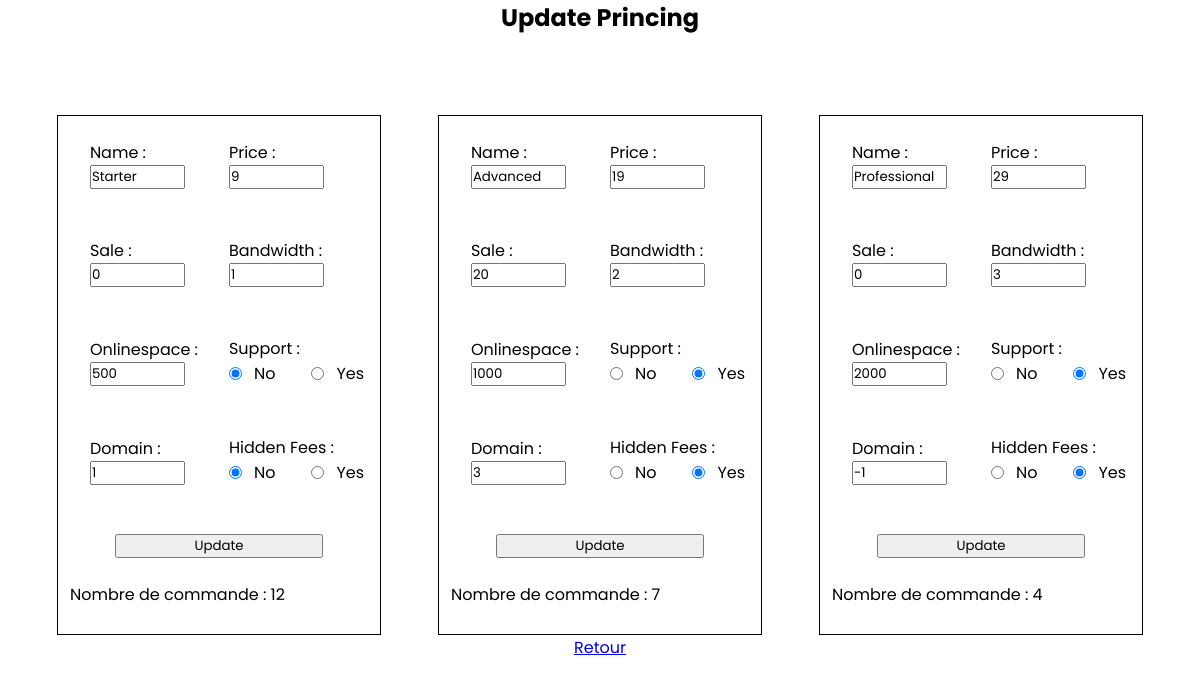
The app's page /admin.php with its own data.
### tables this page shows
CREATE TABLE IF NOT EXISTS `pricing` (
  `id_pricing` int(11) NOT NULL AUTO_INCREMENT,
  `nom_pricing` varchar(50) NOT NULL,
  `prix_pricing` float NOT NULL,
  `pourcentage_reduction_pricing` int(11) NOT NULL,
  `bandwidth_pricing` int(11) NOT NULL,
  `onlinespace_pricing` int(11) NOT NULL,
  `support_pricing` tinyint(4) NOT NULL,
  `domain_pricing` int(11) NOT NULL,
  `hidden_fees_pricing` tinyint(4) NOT NULL,
  `compte_pricing` int(11) NOT NULL,
  PRIMARY KEY (`id_pricing`)
);

### db-functions.php (called while the page is built, shortened)
<?php
function connexion(){
    try {
        $mysqlClient = new PDO('mysql:host=localhost;dbname=landing_page_brice;charset=utf8','root',null, [PDO::ATTR_ERRMODE => PDO::ERRMODE_EXCEPTION]);
        return $mysqlClient;
    } catch (Exception $e) {
        die('Erreur : ' . $e->getMessage());
    }
}
function findAll($query){
    $tableauStatement = connexion()->prepare($query);
    $tableauStatement->execute();
    $tableau = $tableauStatement->fetchAll();
    return $tableau;
}
function selectAllPricing(){
    $query = 'SELECT * FROM pricing';
    return $query;
}
?>

### admin.php (the view, shortened to what this page needs)
<?php
require_once('db-functions.php');
?>
<section class="partie" id="admin">
    <h2>Update Princing</h2>
    <div id="adminprix">
        <?php
        $allPricing = selectAllPricing();
        $pricings = findAll($allPricing);
        foreach ($pricings as $pricing) {?>
            <div class="carteModif" id="carte<?=$pricing['id_pricing']?>">
                <form  action="traitemant.php?action=update&id=<?=$pricing['id_pricing']?>" method="post" class="formCarte" id="form<?=$pricing['id_pricing']?>">
                    <div class="uneModif">
                        <label for="name">Name :</label>
                        <input type="text" name="name" value="<?=$pricing['nom_pricing']?>" required>
                    </div>
                    <div class="uneModif">
                        <label for="price">Price :</label>
                        <input type="number" name="price" value="<?=$pricing['prix_pricing']?>" required>
                    </div>
                    <div class="uneModif">
                        <label for="sale">Sale :</label>
                        <input type="number" name="sale" value="<?=$pricing['pourcentage_reduction_pricing']?>" required>
                    </div>
                    <div class="uneModif">
                        <label for="bandwidth">Bandwidth :</label>
                        <input type="number" name="bandwidth" value="<?=$pricing['bandwidth_pricing']?>" required>
                    </div>
                    <div class="uneModif">
                        <label for="onlinespace">Onlinespace :</label>
                        <input type="number" name="onlinespace" value=<?=$pricing['onlinespace_pricing']?> required>
                    </div>
                    <div class="uneModif">
                        <label>Support :</label>
                        <div class="radioHori">
                            <?php echo ($pricing['support_pricing']) ?
                                '<div> <input type="radio" value="1" name="support" id="sup_false" checked> <label for="support">No</label> </div>' .
                                '<div> <input type="radio" value="0" name="support" id="sup_true"> <label for="support">Yes</label> </div>' :
                                '<div> <input type="radio" value="1" name="support" id="sup_false"> <label for="support">No</label> </div>' .
                                '<div> <input type="radio" value="0" name="support" id="sup_true" checked> <label for="support">Yes</label> </div>' ; ?>
                        </div>
                    </div>
                    <div class="uneModif">
                        <label for="">Domain :</label>
                        <input type="number" name="domain" value="<?=$pricing['domain_pricing']?>" required>
                    </div>
                    <div class="uneModif">
                        <label>Hidden Fees :</label>
                        <div class="radioHori">
                            <?php echo ($pricing['hidden_fees_pricing']) ?
                                '<div> <input type="radio" value="1" name="hidden_fees" id="h_f_false" checked> <label for="hidden_fees">No</label> </div>' .
                                '<div> <input type="radio" value="0" name="hidden_fees" id="h_f_true"> <label for="hidden_fees">Yes</label> </div>' :
                                '<div> <input type="radio" value="1" name="hidden_fees" id="h_f_false"> <label for="hidden_fees">No</label> </div>' .
                                '<div> <input type="radio" value="0" name="hidden_fees" id="h_f_true" checked> <label for="hidden_fees">Yes</label> </div>' ; ?>
                        </div>
                    </div>
                    <input type="submit" class="submitBtn" name="submit<?=$pricing['id_pricing']?>" value="Update">
                </form>
                <span>Nombre de commande : <?=$pricing['compte_pricing']?></span>
            </div>
        <?php
        }
        ?>
    </div>
    <a href="index.php" id="retourAdmin">Retour</a>
</section>
<?php
    require "template.php";
?>

### style.css (style rules this page uses)
* { margin: 0; padding: 0; box-sizing: border-box; font-family: 'Poppins', sans-serif; scroll-behavior: smooth; }
:root { --primary: #1294b8; --secondary: white; --third: whitesmoke; --bg1: radial-gradient(rgb(139, 195, 245), var(--primary)); --button: #3f8efd; --btjs: gray; --ombre: black; }
.partie { min-height: 100vh; }
form { position: relative; z-index: 4; }
#admin { display: flex; flex-direction: column; align-items: center; }
#adminprix { padding-top: 10vh; display: flex; flex-direction: row; justify-content: space-evenly; width: 100vw; height: 75vh; }
.carteModif { width: 27%; display: flex; padding: 0 1%; flex-direction: column; border: 1px solid black; }
.formCarte { width: 100%; height: 90%; display: flex; flex-wrap: wrap; flex-direction: row; justify-content: space-evenly; align-items: center; }
.uneModif { display: flex; flex-direction: column; align-items: flex-start; width: 40%; }
.radioHori { display: flex; flex-direction: row; gap: 3vw; }
.radioHori div { display: flex; flex-direction: row; gap: 1vw; }
.uneModif input { width: 80%; }
.submitBtn { height: 5%; width: 70%; }

### records on screen
pricing: name "Starter", price "9", sale "0", bandwidth "1", onlinespace "500", domain "1", compte_pricing "12"
pricing: name "Advanced", price "19", sale "20", bandwidth "2", onlinespace "1000", domain "3", compte_pricing "7"
pricing: name "Professional", price "29", sale "0", bandwidth "3", onlinespace "2000", domain "-1", compte_pricing "4"
